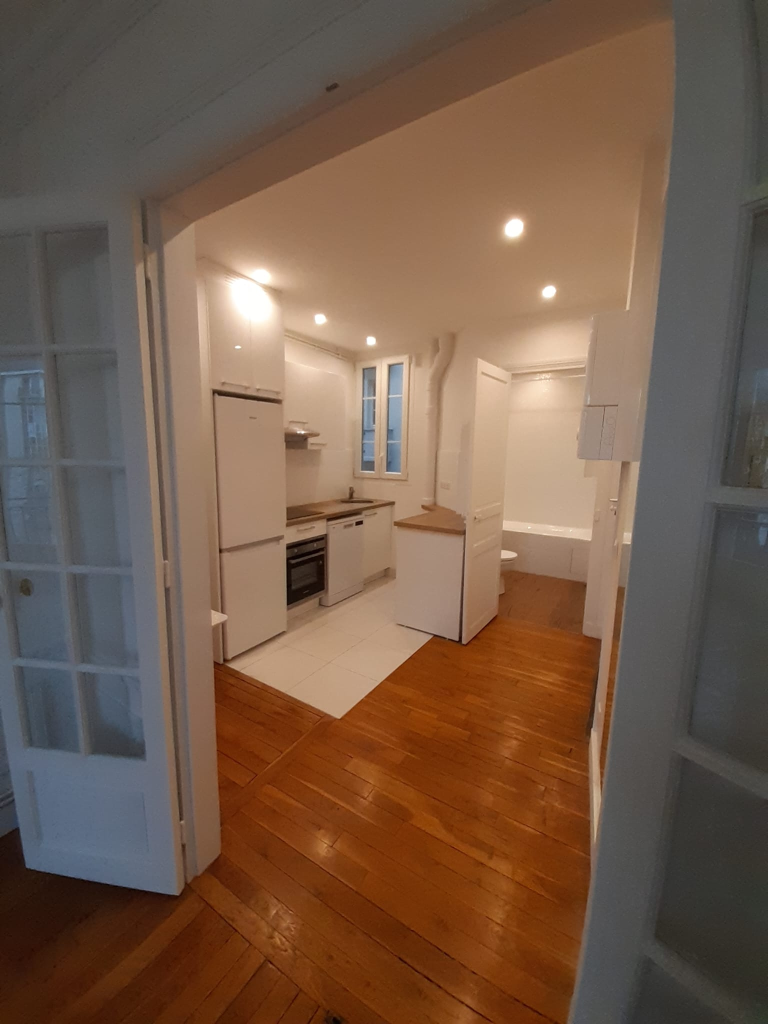
#> input picture originaux/ee17b7_378685d0fafc4c12b48ade4fa4f85498.jpg, 1536 x 2048 px, given in place of ba-before-2000.webp, which was not available (shown at 1/2 size)
$ python align_ba.py
#> lines starting #> are read from the running program, lines starting #| are printed output that depends on the picture
"""Align the before/after photos of rue de Heyrault on the back wall, then crop both to the same frame.

The two photos were not taken from the same spot and the walls changed, so automatic
matching fails. Reference points were placed by hand on what did not move: the window
corners on both sides of the mullion, the top of the radiator, the floor line at the back.
A similarity transform (scale, rotation, shift: no distortion) is fitted to them, the
'before' photo is moved onto the 'after' one, and both are cropped to their common area.

    python tools/align_ba.py      (after tools/build.py has written ba-before/after-2000.webp)
"""
from pathlib import Path

import cv2
import numpy as np

IMG = Path(__file__).resolve().parent.parent / "site" / "img"
OFF = np.float32([300, 200])  # the points below were read on crops starting at (300, 200)
BEFORE = np.float32([[405, 240], [405, 400], [520, 240], [520, 400], [330, 402], [520, 512]]) + OFF
AFTER = np.float32([[520, 303], [520, 460], [615, 305], [615, 460], [497, 462], [615, 560]]) + OFF

before = cv2.imread(str(IMG / "ba-before-2000.webp"))
#> before is the input picture: shape (2048, 1536, 3); mean B, G, R 74.2, 91.8, 116.8
after = cv2.imread(str(IMG / "ba-after-2000.webp"))
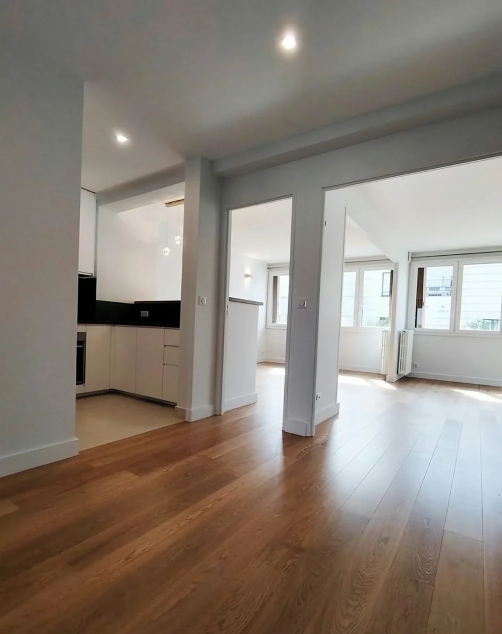
#> input picture site/img/ba-after-2000.webp, 1004 x 1268 px (shown at 1/2 size)
#> after is the input picture: shape (1268, 1004, 3); mean B, G, R 118.1, 127.8, 137.5
h, w = after.shape[:2]
#> h = 1268; w = 1004

M, _ = cv2.estimateAffinePartial2D(BEFORE, AFTER, method=cv2.LMEDS)
scale = float(np.hypot(M[0, 0], M[1, 0]))
moved = cv2.warpAffine(before, M, (w, h), flags=cv2.INTER_LANCZOS4, borderValue=(0, 0, 0))
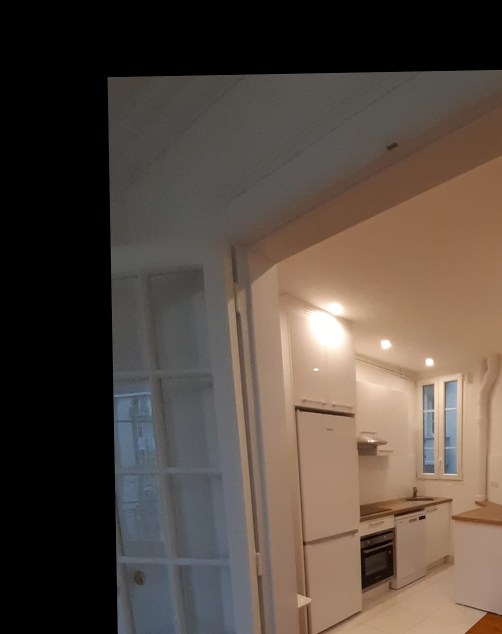
#> moved: shape (1268, 1004, 3) (shown at 1/2 size); mean B, G, R 64.6, 73.7, 85.5
mask = cv2.warpAffine(np.full(before.shape[:2], 255, np.uint8), M, (w, h), flags=cv2.INTER_NEAREST)

# largest rectangle (same ratio as the photo) fully covered by the moved 'before' photo
ys, xs = np.where(mask == 255)
x0, x1, y0, y1 = xs.min(), xs.max(), ys.min(), ys.max()
#> x0 = 215; x1 = 1003; y0 = 140; y1 = 1267
while True:
    if mask[y0:y1 + 1, x0:x1 + 1].min() == 255:
        break
    x0, x1, y0, y1 = x0 + 2, x1 - 2, y0 + 2, y1 - 2
err = np.linalg.norm(cv2.transform(BEFORE[None], M)[0] - AFTER, axis=1)
cv2.imwrite(str(IMG / "ba-before-2000.webp"), moved[y0:y1 + 1, x0:x1 + 1], [cv2.IMWRITE_WEBP_QUALITY, 88])
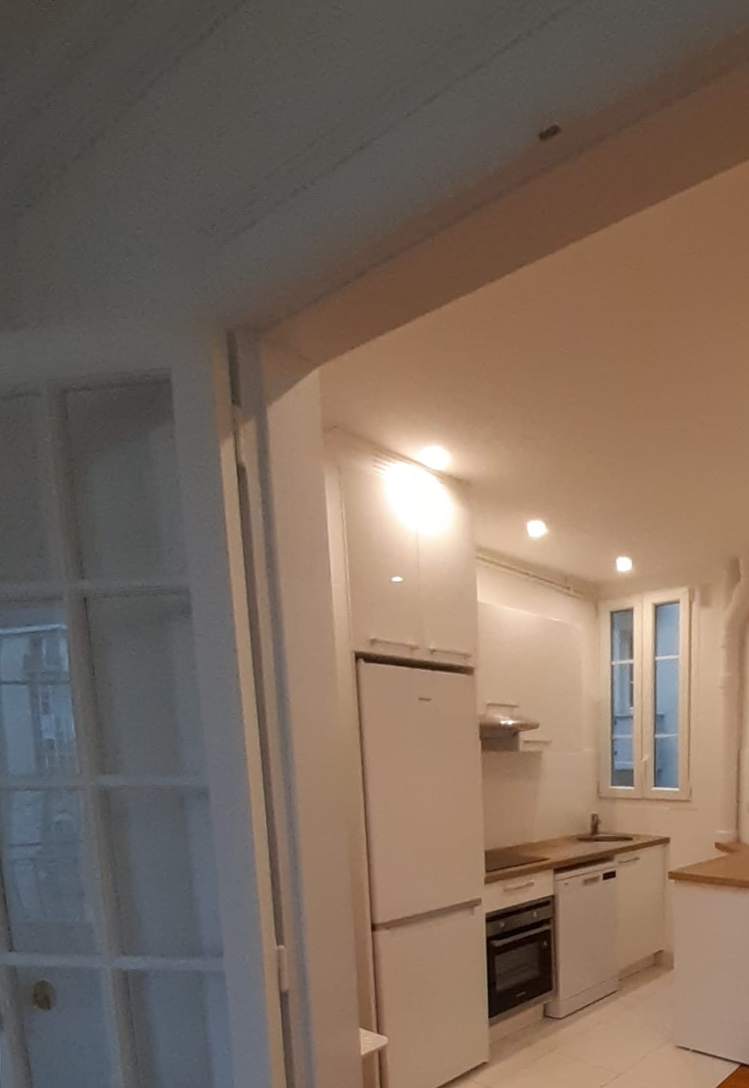
#> saved as ba-before-2000.webp: shape (1088, 749, 3); mean B, G, R 94.7, 107.8, 125
cv2.imwrite(str(IMG / "ba-after-2000.webp"), after[y0:y1 + 1, x0:x1 + 1], [cv2.IMWRITE_WEBP_QUALITY, 88])
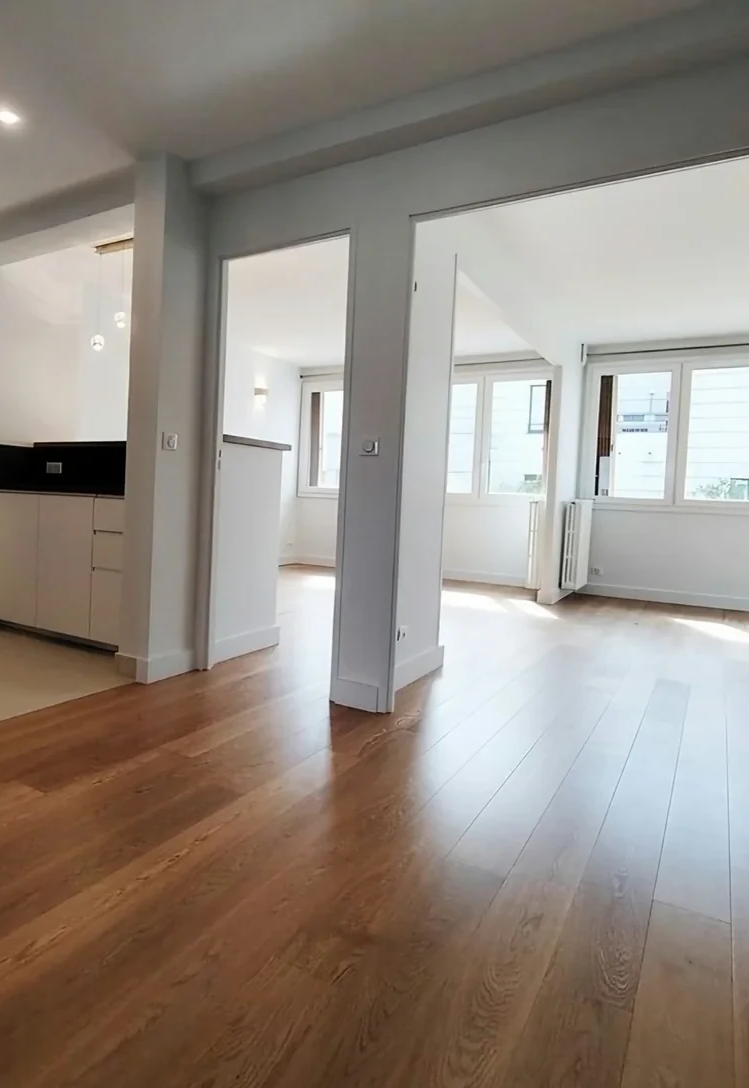
#> saved as ba-after-2000.webp: shape (1088, 749, 3); mean B, G, R 129.7, 138.5, 147.8
print(f"scale {scale:.3f}, mean error {err.mean():.1f} px, max {err.max():.1f} px, frame {x1 - x0 + 1}x{y1 - y0 + 1}")
#| scale 0.853, mean error 16.5 px, max 35.4 px, frame 749x1088
